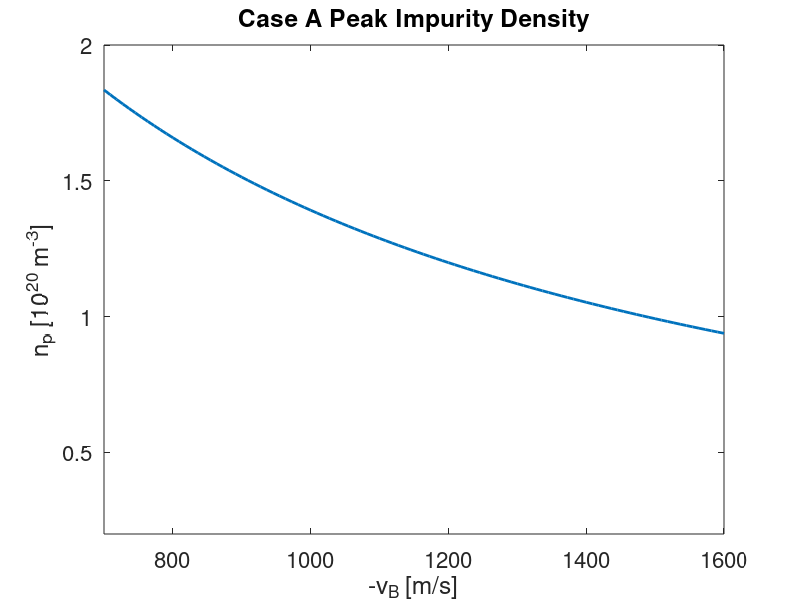

Here is the MATLAB script that generated this plot:
clear all
close all

vB = linspace(700,1600);
np = 1.73e23./(243+vB);

figure(1)
plot(vB,np./1e20,'lineWidth',2)
title('Case A Peak Impurity Density')
xlabel('-v_B [m/s]')
ylabel('n_p [10^{20} m^{-3}]')
axis([700 1600 0.2 2])
set(gca,'fontsize',16)
